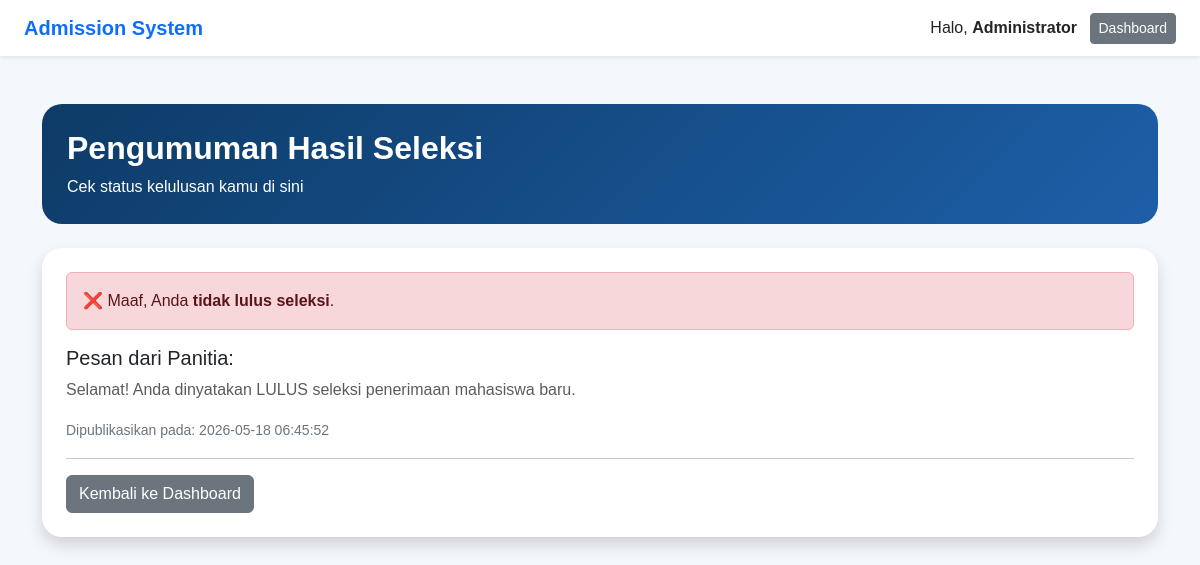
/user/pengumuman.php (signed in), run on the app's committed database.
### tables this page shows
CREATE TABLE `pengumuman` (
  `id` int(11) NOT NULL,
  `pendaftar_id` int(11) NOT NULL,
  `hasil` enum('diterima','ditolak') NOT NULL,
  `pesan` text DEFAULT NULL,
  `dipublikasikan_pada` timestamp NOT NULL DEFAULT current_timestamp()
);

### user/pengumuman.php (the view, shortened to what this page needs)
<?php
include __DIR__ . '/../config/koneksi.php';
$user_id = $_SESSION['id'];
$query = mysqli_query($conn,"
    SELECT *
    FROM pengumuman
    WHERE pendaftar_id='$user_id'
");
$data = mysqli_fetch_assoc($query);
?>
<!DOCTYPE html>
<html lang="id">
<head>
    <link href="https://cdn.jsdelivr.net/npm/bootstrap@5.3.3/dist/css/bootstrap.min.css" rel="stylesheet">
    <link rel="stylesheet" href="https://cdnjs.cloudflare.com/ajax/libs/font-awesome/6.5.1/css/all.min.css">
</head>
<body>
<nav class="navbar navbar-light bg-white shadow-sm px-4">
    <span class="navbar-brand fw-bold text-primary">
        Admission System
    </span>
    <div>
        Halo, <b><?= $_SESSION['nama']; ?></b>
        <a href="dashboard.php" class="btn btn-sm btn-secondary ms-2">Dashboard</a>
    </div>
</nav>
<div class="container mt-5">
    <div class="header-box mb-4">
        <h2 class="fw-bold">
            Pengumuman Hasil Seleksi
        </h2>
        <p class="mb-0">
            Cek status kelulusan kamu di sini
        </p>
    </div>
    <div class="card shadow card-box">
        <div class="card-body p-4">
            <?php if(!$data){ ?>
                <div class="alert alert-warning">
                    ⏳ Pengumuman belum tersedia. Silakan cek kembali nanti.
                </div>
            <?php } else { ?>
                <?php if($data['hasil'] == 'lulus'){ ?>
                    <div class="alert alert-success">
                        🎉 SELAMAT! Anda DINYATAKAN <b>LULUS SELEKSI</b>
                    </div>
                <?php } else { ?>
                    <div class="alert alert-danger">
                        ❌ Maaf, Anda <b>tidak lulus seleksi</b>.
                    </div>
                <?php } ?>
                <h5 class="mt-3">Pesan dari Panitia:</h5>
                <p class="text-muted">
                    <?= $data['pesan']; ?>
                </p>
                <small class="text-secondary">
                    Dipublikasikan pada: <?= $data['dipublikasikan_pada']; ?>
                </small>
                <hr>
                <?php if($data['hasil'] == 'lulus'){ ?>
                    <a href="daftar_ulang.php" class="btn btn-danger">
                        Lanjut Daftar Ulang
                    </a>
                <?php } else { ?>
                    <a href="dashboard.php" class="btn btn-secondary">
                        Kembali ke Dashboard
                    </a>
                <?php } ?>
            <?php } ?>
        </div>
    </div>
</div>
</body>
</html>

### user/pengumuman.php (style rules this page uses)
body { background:#f4f7fb; font-family:Arial; }
.card-box { border:none; border-radius:20px; }
.header-box { background:linear-gradient(135deg,#0d3b66,#1d5fa8); color:white; border-radius:20px; padding:25px; }

### data on the page
pengumuman: pesan "Selamat! Anda dinyatakan LULUS seleksi penerimaan mahasiswa baru.", dipublikasikan_pada "2026-05-18 06:45:52"

### other printed values
$_SESSION['nama'] "Administrator"
